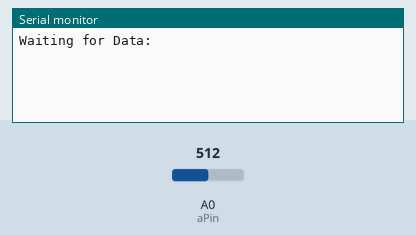
Simulated run of this sketch. Board: Arduino Uno, built with avr-gcc and run on an emulated ATmega328P. Shown: the last lines printed to the serial monitor. Inputs (shaded band) come from the test bench; at power-on: A0 (aPin) = 512.

Above: at 0.9 s.
1.0 s: A0 (aPin) set to 14
At 1.21 s:
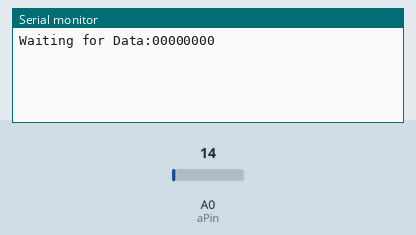
2.5 s: A0 (aPin) set to 122
At 4.2 s:
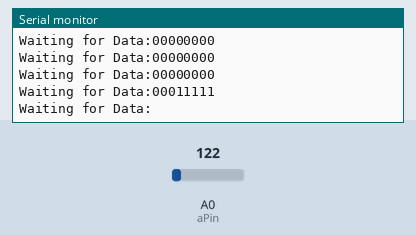

Measured:
- after the input at 1.0 s, the serial monitor: prints a new line at once (image 1)

The sketch:

light_data.ino
```cpp
#define threshold 24
#define aPin A0

boolean bits[256];  //Buffer to store the data
int index = 0;
unsigned long time;
int input = 255;


void setup(){
  Serial.begin(9600);
  analogReference(INTERNAL);  //Use the 1.1V internal reference
  delay(100);

  waitData();
}

void loop(){
  for(index = 0; index < 8; index++){

    input = max(1,analogRead(aPin)/4);

    if(input > threshold) bits[index] = true;
    else bits[index] = false;

    Serial.print(bits[index]);        //Outputs the interpreted value (1 or 0)

    while(micros() - time < 33300);   //Wait until time passes is equal to 33300uS
    time = micros();                  //reset the timer
  }
  Serial.println("");
  waitData();
}

void waitData(){
  Serial.print("Waiting for Data:");

  while(input > threshold){            //Wait for sensor value to fall below some threshold
    input = max(1,analogRead(aPin)/4);
  }
  delayMicroseconds(16000);           //Wait half a cycle
  time = micros();                    //Start the timer
}
```
